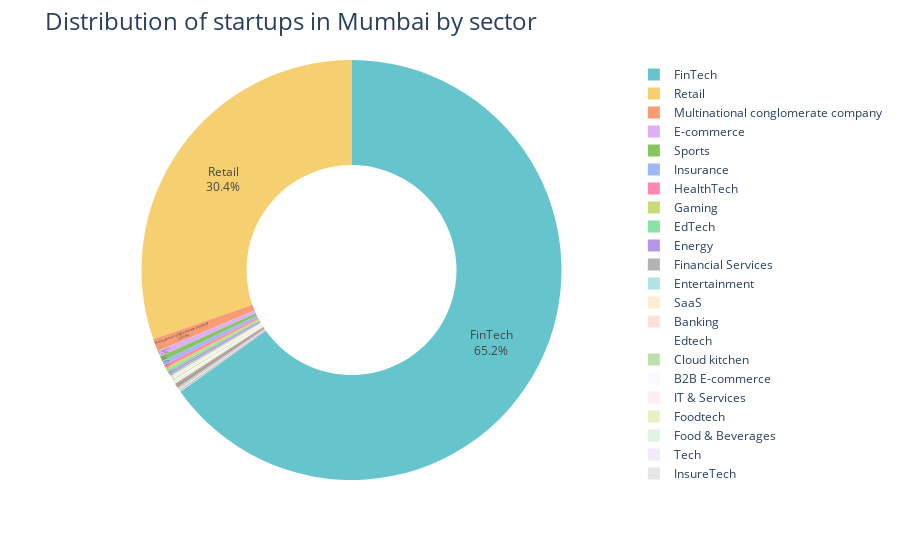

The code cell stored with this chart in its notebook:
### Code cell
highest_sector_investor = px.pie(final_data_region_most_startups[final_data_region_most_startups["HeadQuarter"] =="Mumbai"], 
             values='Amount($)', 
             names='Sector', 
             hole=0.5, 
             color_discrete_sequence=px.colors.qualitative.Pastel)

highest_sector_investor.update_traces(textposition='inside', textinfo='percent+label')
highest_sector_investor.update_layout(title_text='Distribution of startups in Mumbai by sector', title_font=dict(size=24))

highest_sector_investor.show()

### Figure 1 — Plotly figure (JSON) as saved in the notebook; plotly's stock layout.template omitted (floating-point values rounded to 4 significant figures; data arrays with more than 128 entries replaced by an {"elided": "..."} marker saying what was removed)
{"data": [{"domain": {"x": [0, 1], "y": [0, 1]}, "hole": 0.5, "hovertemplate": "Sector=%{label}<br>Amount($)=%{value}<extra></extra>", "labels": {"elided": "467 str values"}, "legendgroup": "", "name": "", "showlegend": true, "textinfo": "percent+label", "textposition": "inside", "type": "pie", "values": {"elided": "467 int values"}}], "layout": {"legend": {"tracegroupgap": 0}, "margin": {"t": 60}, "piecolorway": ["rgb(102, 197, 204)", "rgb(246, 207, 113)", "rgb(248, 156, 116)", "rgb(220, 176, 242)", "rgb(135, 197, 95)", "rgb(158, 185, 243)", "rgb(254, 136, 177)", "rgb(201, 219, 116)", "rgb(139, 224, 164)", "rgb(180, 151, 231)", "rgb(179, 179, 179)"], "title": {"font": {"size": 24}, "text": "Distribution of startups in Mumbai by sector"}}}
